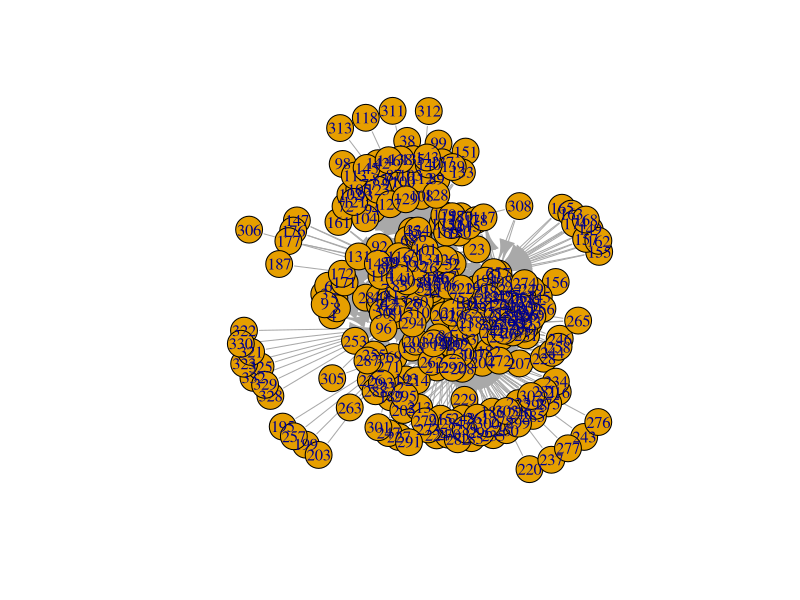
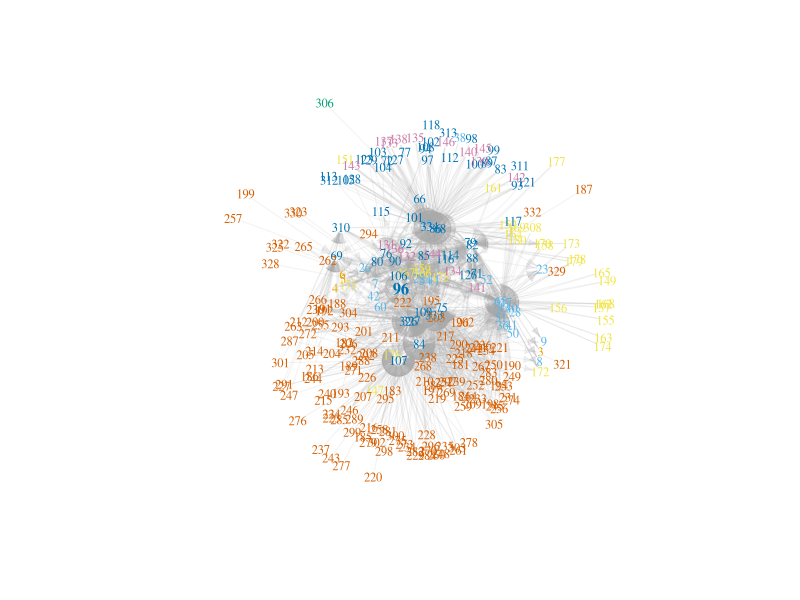
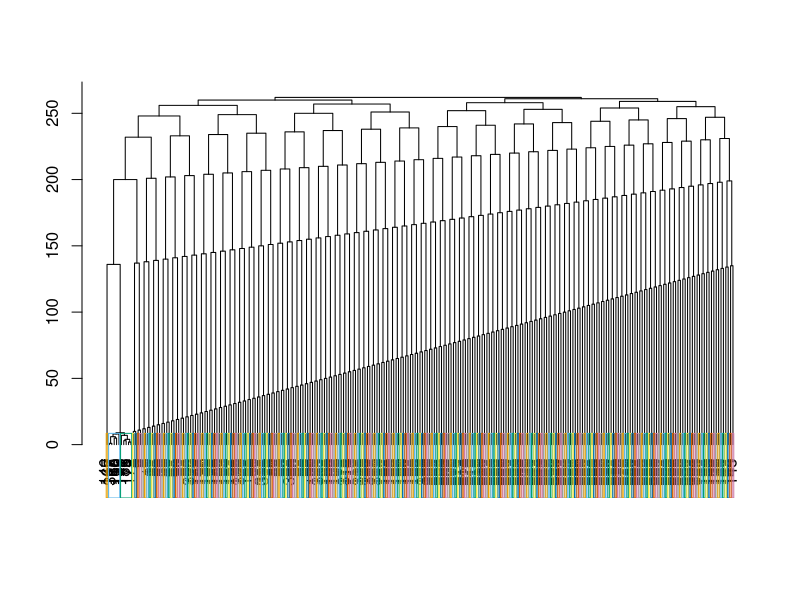
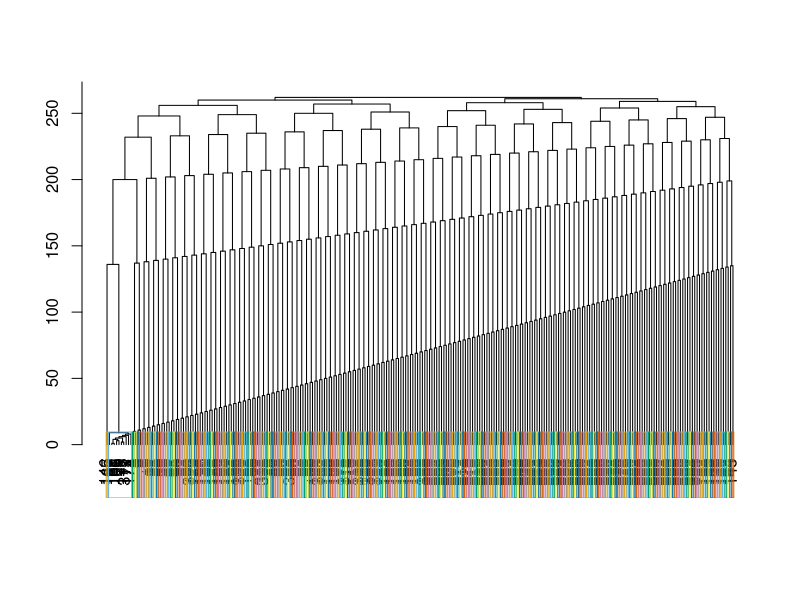

Here is the R script that generated these plots, in order:
## ---- chunk 1
library(readxl)
library(igraph)
## ---- chunk 2
foodN = as.data.frame(read_xlsx("./data/1-s2.0-S0305440317300377-mmc1.xlsx", sheet=1))
foodE.AP = as.data.frame(read_xlsx("./data/1-s2.0-S0305440317300377-mmc1.xlsx", sheet=2,
                                   range="G2:H1398"))
## ---- chunk 3
head(foodN)
str(foodN)

head(foodE.AP)
str(foodE.AP)
## ---- chunk 4
foodN$Class = substr(foodN$Species, 1, 1)
foodN$Species = substr(foodN$Species, 3, nchar(foodN$Species))
## ---- chunk 5
foodN.AP = foodN[foodN$ID %in% unique(unname(unlist(foodE.AP))),]
## ---- chunk 6
foodE.AP = foodE.AP[,c(2,1)]
## ---- chunk 7
foodNet = graph_from_data_frame(foodE.AP, vertices=foodN.AP)
foodNet
## ---- chunk 8
plot(foodNet)
## ---- chunk 9
plot(foodNet,
     vertex.size=6, vertex.shape="none",
     vertex.label.cex=ifelse(V(foodNet)$Species == "human", 1, 0.75),
     vertex.label.font=ifelse(V(foodNet)$Species == "human", 2, 1),
     vertex.label.color=as.numeric(as.factor(V(foodNet)$Class)),
     edge.arrow.size=0.5, edge.color=adjustcolor("darkgrey", alpha.f=0.15),
     layout=layout_with_kk)
## ---- chunk 10
edge_density(foodNet, loops=F)
## ---- chunk 11
reciprocity(foodNet, ignore.loops=T)
dyad_census(foodNet)
## ---- chunk 12
transitivity(foodNet, type="global")
triad_census(foodNet)
## ---- chunk 13
diameter(foodNet, directed=T)
get_diameter(foodNet, directed=T)
## ---- chunk 14
mean_distance(foodNet, directed=T)
## ---- chunk 15
shortest_paths(foodNet, from="96", to="43", output="both")
## ---- chunk 16
degree(foodNet, v="96", mode="out")
degree(foodNet, v="96", mode="in")
## ---- chunk 17
ego(foodNet, nodes="96", mode="out")
## ---- chunk 18
ego(foodNet, nodes="96", mode="in")
## ---- chunk 19
closeness(foodNet, vids="96", mode="all")
closeness(foodNet, mode="all")[which.max(closeness(foodNet, mode="all"))]
## ---- chunk 20
betweenness(foodNet, v="96", directed=T)
betweenness(foodNet, directed=T)[which.max(betweenness(foodNet, directed=T))]
## ---- chunk 21
eigen_centrality(foodNet, directed=T)$vector[names(eigen_centrality(foodNet, directed=T)$vector) == "96"]
eigen_centrality(foodNet, directed=T)$vector[which.max(eigen_centrality(foodNet,
                                                                        directed=T)$vector)]
## ---- chunk 22
hub_score(foodNet)$vector[names(hub_score(foodNet)$vector) == "96"]
hub_score(foodNet)$vector[which.max(hub_score(foodNet)$vector)]
## ---- chunk 23
authority_score(foodNet)$vector[names(authority_score(foodNet)$vector) == "96"]
authority_score(foodNet)$vector[which.max(authority_score(foodNet)$vector)]
## ---- chunk 24
foodNetU = as.undirected(foodNet, mode="mutual")
## ---- chunk 25
foodNetCFG = cluster_fast_greedy(foodNetU)
foodNetCFG
dendPlot(foodNetCFG, mode="hclust")
## ---- chunk 26
foodNetCB = cluster_edge_betweenness(foodNetU)
foodNetCB
dendPlot(foodNetCB, mode="hclust")
foodNetCB[20]
